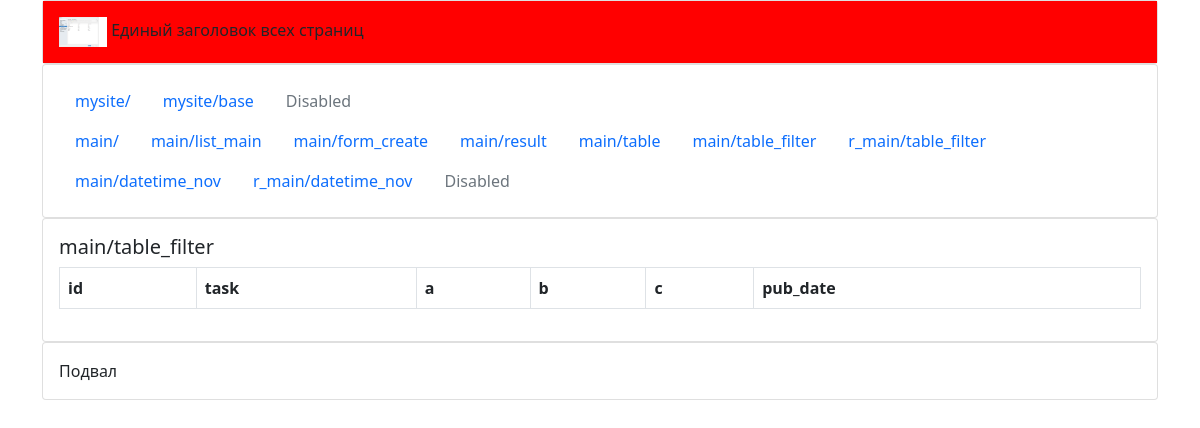
/main/table_filter/, run on an earlier commit of the app's database.
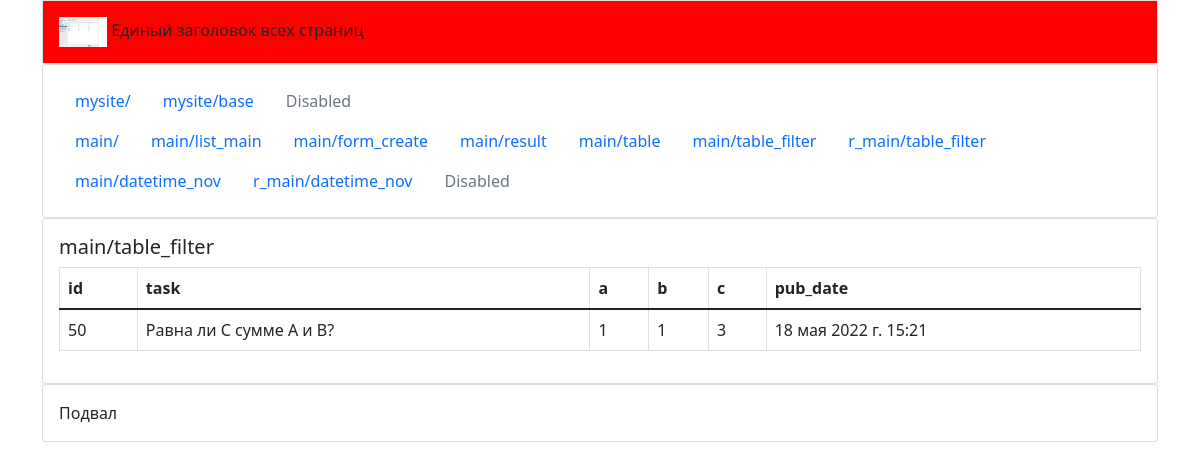
And on a later commit of the database.
### main/models.py (models this page shows, shortened)
class Abc(models.Model):
    id = models.IntegerField('Первичный ключ', primary_key=True)
    task = models.CharField('Содержание задания',default="Равна ли С сумме A и B?", max_length=256)
    a = models.IntegerField('A', default=0)
    b = models.IntegerField('B', default=0)
    c = models.IntegerField('C', default=0)
    pub_date = models.DateTimeField('Дата выполнения', default=timezone.now())
    class Meta:
        verbose_name =  'Таблица выполненных заданий'
        verbose_name_plural = 'Таблицы выполненных заданий'

### main/views.py (the view)
# urls.py: path('table_filter/', views.table_filter, name='table_filter'),
def table_filter(request):
    fields = Abc.objects.values()[0].keys()
    print('\nfields:\n', fields)
    values = Abc.objects.values_list().filter(c=3, a=1).order_by('-id')
    print('\nvalues:\n', values)
    context = {'fields': fields, 'values': values}
    return render(request, 'main/table_filter.html', context)

### templates/main/table_filter.html (shortened to what this page needs)
{% extends '../mysite/base.html' %}
{% block content %}
<h5>main/table_filter</h5>
<table class="table table-bordered">
    <thead>
    <tr>
        {% for item in fields %}
        <th scope="col">{{ item }}</th>
        {% endfor %}
    </tr>
    </thead>
    <tbody>
    {% for row in values %}
    <tr>
        {% for item in row %}
        <td>
            {{ item }}
        </td>
        {% endfor %}
    </tr>
    {% endfor %}
</table>
{% endblock %}

What changed in the data, as far as the page shows it:
added Abc: row "50" "Равна ли С сумме A и B?" "1" "1" "3" "18 мая 2022 г. 15:21"
